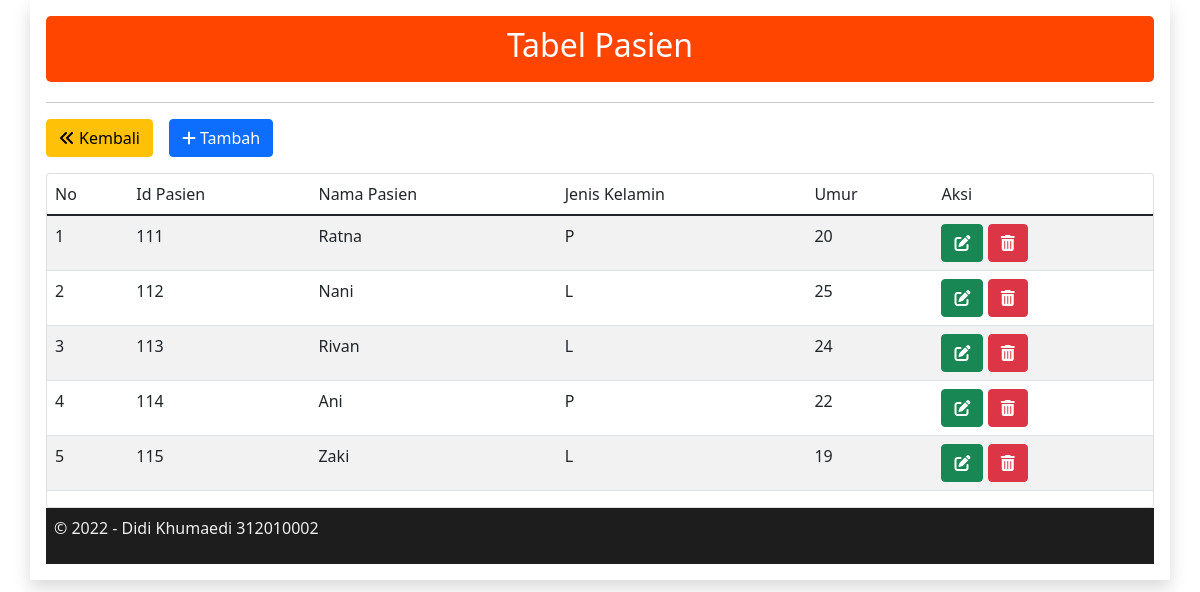
The page /pasien/pasien.php (signed in) on the database its author committed.
### tables this page shows
CREATE TABLE `pasien` (
  `id_pasien` int(5) NOT NULL,
  `nama_pasien` varchar(40) DEFAULT NULL,
  `jenis_kelamin` enum('L','P') DEFAULT NULL,
  `umur` int(2) DEFAULT NULL
);

### pasien/pasien.php (the view, shortened to what this page needs)
<!DOCTYPE html>
<html lang="en">
<head>
	<link rel="stylesheet" href="../css/bootstrap.min.css" />
	<link rel="stylesheet" href="../fontawesome/fontawesome/css/all.css" />
</head>
<body>
	<div class="container shadow p-3">
		<header class="hero">
		<h2 class="text-white" align="center">Tabel Pasien</h2>
		</header>
		<hr>
		<div class="btn-toolbar mb-2 mb-md-10">
			<a class="btn btn-warning me-3" href="../data.php" role="button"><i class="fa-solid fa-angles-left me-1"></i>Kembali</a>
			<a class="btn btn-primary me-3" href="pasien_tambah.php" role="button"><i class="fa-solid fa-plus me-1"></i>Tambah</a>
		</div>
		<div class="card mt-3">
		<div class="table-responsive">
		<table class="table table-striped table-hover">
			<thead>
				<tr>
					<td>No</td>
					<td>Id Pasien</td>
					<td>Nama Pasien</td>
					<td>Jenis Kelamin</td>
					<td>Umur</td>
					<td>Aksi</td>
				</tr>
			</thead>
			<?php
			include "../koneksi.php";
			$no = 1;
			$query = mysqli_query($con, 'SELECT * FROM pasien');
			while ($data = mysqli_fetch_array($query)) {
			?>
				<tr>
					<td><?php echo $no++ ?></td>
					<td><?php echo $data['id_pasien'] ?></td>
					<td><?php echo $data['nama_pasien'] ?></td>
					<td><?php echo $data['jenis_kelamin'] ?></td>
					<td><?php echo $data['umur'] ?></td>
					<td>
						<a class="btn btn-success" href="pasien_ubah.php?id=<?= $data['id_pasien'];?>" role="button"><i class="fa-solid fa-pen-to-square"></i></a>
						<a class="btn btn-danger" onclick="return confirm('Apakah anda yakin akan menghapus data..?');" href="pasien_hapus.php?id=<?= $data['id_pasien'];?>" role="button"><i class="fa-solid fa-trash-can"></i></a>
					</td>
				</tr>
			<?php } ?>
		</table>
		</div>
		</div>
		<?php require "../footer.php";?>
	</div>
</body>
</html>

### pasien/pasien.php (style rules this page uses)
.hero { background-color: #FF4500; border-radius: 5px; padding: 10px 23px; margin-bottom: 20px; }

### rows shown on the page
pasien: id_pasien "111", nama_pasien "Ratna", jenis_kelamin "P", umur "20"
pasien: id_pasien "112", nama_pasien "Nani", jenis_kelamin "L", umur "25"
pasien: id_pasien "113", nama_pasien "Rivan", jenis_kelamin "L", umur "24"
pasien: id_pasien "114", nama_pasien "Ani", jenis_kelamin "P", umur "22"
pasien: id_pasien "115", nama_pasien "Zaki", jenis_kelamin "L", umur "19"
